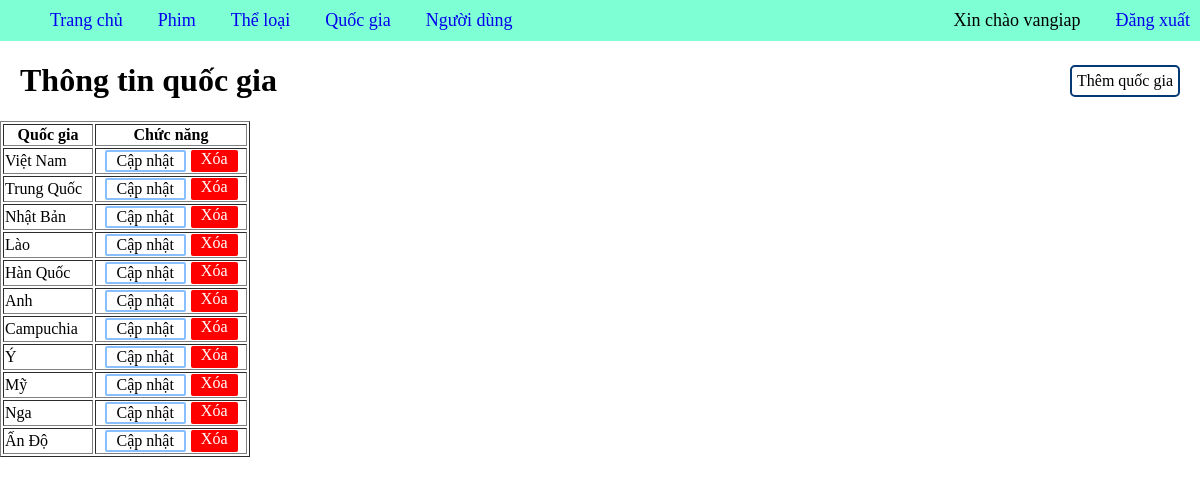
The app's page /buoi2/index.php?page_layout=quocgia (signed in) with its own data.
### tables this page shows
CREATE TABLE IF not EXISTS quoc_gia(
    id INT AUTO_INCREMENT PRIMARY KEY,
    ten_quoc_gia VARCHAR(50)
);

### buoi2/quocgia/quocgia.php (the view, shortened to what this page needs)
<!DOCTYPE html>
<html lang="en">
<head>
</head>
<body>
    <div style="display: flex; justify-content: space-between; align-items: center; margin: 0 20px">
        <h1>Thông tin quốc gia</h1>
        <a class="btn them" href="index.php?page_layout=themquocgia">Thêm quốc gia</a>
    </div>
    <table border=1>
        <tr>
            <th>Quốc gia</th>
            <th>Chức năng</th>
        </tr>
        <?php
            include("connect.php");
            $sql = "SELECT * FROM quoc_gia";
            $result = mysqli_query($conn, $sql);
            while($row = mysqli_fetch_array($result)){
        ?>
        <tr>
            <td><?php echo $row["ten_quoc_gia"] ?></td>
            <td class="chuc-nang">
                <a class="btn sua" href="index.php?page_layout=capnhatquocgia&id=<?php echo $row["id"]; ?>">Cập nhật</a>
                <a class="btn xoa" href="quocgia/xoaquocgia.php?id=<?php echo $row["id"]; ?>">Xóa</a>
            </td>
        </tr>
        <?php } ?>
    </table>
</body>
</html>

### buoi2/index.php (style rules this page uses)
body { margin: 0; }
a { text-decoration: none; }

### buoi2/quocgia/quocgia.php (style rules this page uses)
table { width: 250px; }
.sua { color: black; border: 2px solid #88bfff; padding: 0 10px; border-radius: 2px }
.xoa { color: white; padding: 0 10px; background: red; border-radius: 2px }
.chuc-nang { display: flex; justify-content: center; gap: 5px }
.btn { display: flex; }
.them { color: black; padding: 5px; border: 2px solid #053975ff; border-radius: 5px }

### records on screen
quoc_gia: ten_quoc_gia "Việt Nam"
quoc_gia: ten_quoc_gia "Trung Quốc"
quoc_gia: ten_quoc_gia "Nhật Bản"
quoc_gia: ten_quoc_gia "Lào"
quoc_gia: ten_quoc_gia "Hàn Quốc"
quoc_gia: ten_quoc_gia "Anh"
quoc_gia: ten_quoc_gia "Campuchia"
quoc_gia: ten_quoc_gia "Ý"
quoc_gia: ten_quoc_gia "Mỹ"
quoc_gia: ten_quoc_gia "Nga"
quoc_gia: ten_quoc_gia "Ấn Độ"

### other values on screen
$_SESSION["username"] "vangiap"
